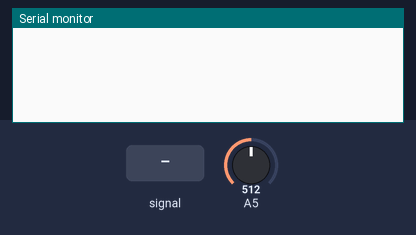
Simulated run of this sketch. Board: Arduino Uno, built with avr-gcc and run on an emulated ATmega328P. Shown: the last lines printed to the serial monitor. The test bench sets the inputs (shaded band); at power-on: A5 = 512. At 8.5 s the program stops and its outputs stay as they are.

Above: at 1.2 s.
1.3 s: A5 fed a 200 Hz sine of ±81 counts around its level
At 2.2 s:
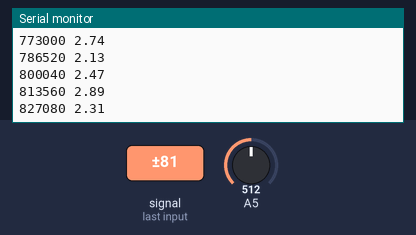
2.8 s: A5 set to 490
At 3.6 s:
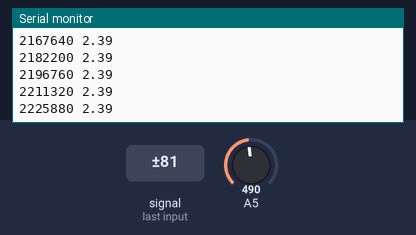
4.3 s: A5 set to 510
At 9.6 s:
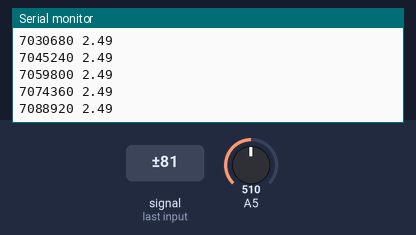
Timing chart, 0 to 10.0 s (numbered marks = the images above; inputs shaded):
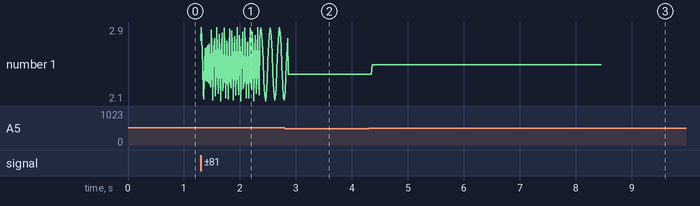

The sketch:

RC_Circuit.ino
```cpp
float lastReading;
unsigned long time;

void setup() {
     Serial.begin(9600);
     lastReading = analogRead(A5)*5/1024.;
   }
    void loop() {
    while (fabs(analogRead(A5)*5/1024. - lastReading) < 0.1) {
      time = micros();
    }
    for (int i = 0; i < 500; i++) {  // This takes 500 voltage points and plots them
      unsigned long now = micros();
      Serial.print(now - time);
      Serial.print(" ");
      float currentReading = analogRead(A5)*5/1024.;
      Serial.println(currentReading);
    }
    while (1) {
      // Do nothing
    }
  }
```

Measured:
- after the input at 1.3 s, the serial monitor: prints a new line at once (image 1)
